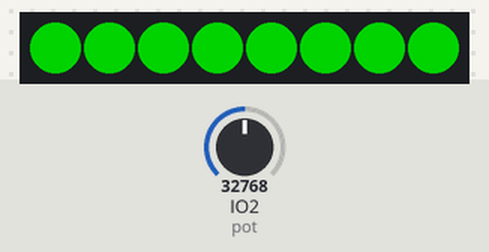
The program below on a simulated ESP32 board running CircuitPython. Shown: 8 RGB LEDs in strip order, left to right. The test bench sets the inputs (shaded band); at power-on: IO2 (pot) = 32768 (analog values on the 0–65535 scale). Dim RGB values are drawn brighter than linear.

Above: at 1.2 s.
1.3 s: IO2 (pot) set to 0
At 2.1 s:
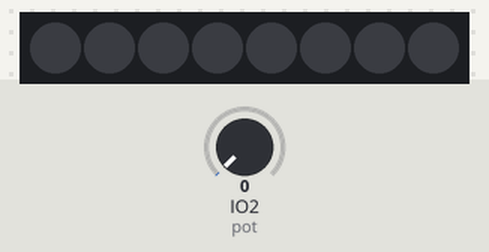
2.8 s: IO2 (pot) set to 7864
At 3.7 s:
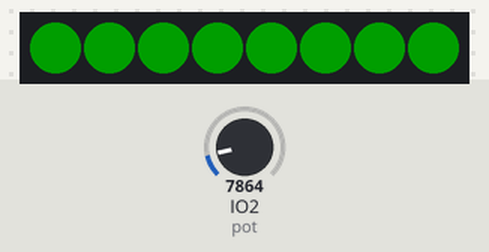
4.3 s: IO2 (pot) set to 19660
At 4.8 s:
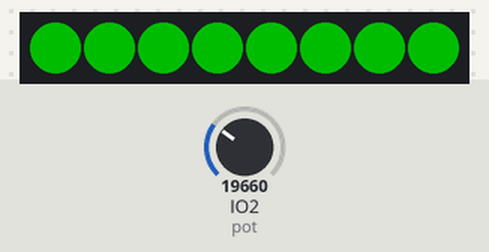
Timing chart, 0 to 7.3 s (numbered marks = the images above; inputs shaded):
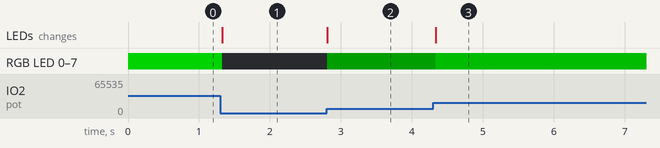

The program:

test2_HW.py
```python
import board
import analogio
import neopixel
import time

# A2 del connettore Grove → IO2
pot = analogio.AnalogIn(board.IO2)

NUM_LED = 8
pixels = neopixel.NeoPixel(board.IO20, NUM_LED, pixel_order=neopixel.RGB, auto_write=True)
pixels.brightness = 0.5

# GRBW
OFF = (0, 0, 0, 0)
GREEN = (255, 0, 0, 0)
RED = (0, 255, 0, 0)
BLUE = (0, 0,  255, 0)
CIANO = (255, 0, 255, 0)
YELLOW = (100, 255, 0, 0)
MAGENTA = (0, 255,  255, 0)
WHITE = (0, 0, 0, 255)

while True:
    valore = pot.value
    luminosita = valore / 65535

    pixels.brightness = luminosita
    pixels.fill(RED)
    pixels.show()

    time.sleep(0.05)
```

Measured:
- after the input at 1.3 s, RGB LED 0–7: RGB(0, 127, 0) → off at once; the LEDs: change at once (image 1)
- after the input at 2.8 s, RGB LED 0–7: off → RGB(0, 30, 0) at once; the LEDs: change at once (image 2)
- after the input at 4.3 s, RGB LED 0–7: RGB(0, 30, 0) → RGB(0, 76, 0) at once; the LEDs: change at once (image 3)
